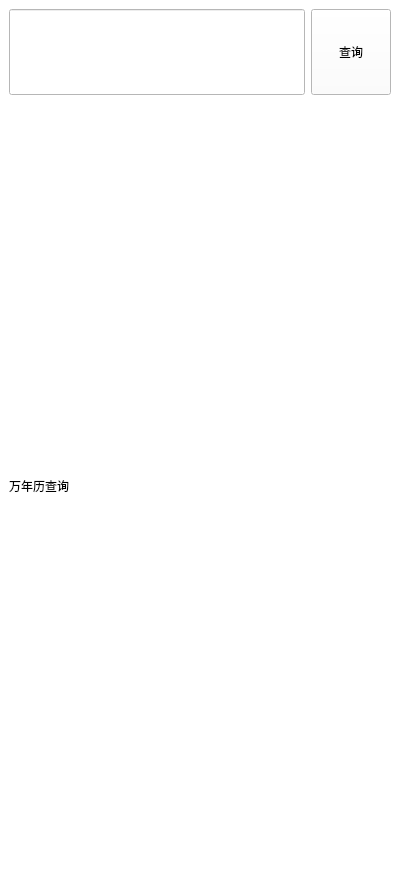
<?xml version="1.0" encoding="UTF-8"?>
<ui version="4.0">
 <class>ShopPage</class>
 <widget class="QWidget" name="ShopPage">
  <property name="geometry">
   <rect>
    <x>0</x>
    <y>0</y>
    <width>400</width>
    <height>879</height>
   </rect>
  </property>
  <property name="windowTitle">
   <string>Form</string>
  </property>
  <property name="styleSheet">
   <string notr="true">background-color: rgb(255, 255, 255);</string>
  </property>
  <layout class="QGridLayout" name="gridLayout">
   <property name="leftMargin">
    <number>0</number>
   </property>
   <property name="topMargin">
    <number>0</number>
   </property>
   <property name="rightMargin">
    <number>0</number>
   </property>
   <property name="bottomMargin">
    <number>0</number>
   </property>
   <property name="spacing">
    <number>0</number>
   </property>
   <item row="0" column="0">
    <widget class="QWidget" name="backgroundwidget" native="true">
     <layout class="QGridLayout" name="gridLayout_2" rowstretch="1,9">
      <item row="0" column="0">
       <layout class="QHBoxLayout" name="horizontalLayout">
        <item>
         <widget class="QLineEdit" name="lineEdit">
          <property name="sizePolicy">
           <sizepolicy hsizetype="Expanding" vsizetype="Expanding">
            <horstretch>0</horstretch>
            <verstretch>0</verstretch>
           </sizepolicy>
          </property>
         </widget>
        </item>
        <item>
         <widget class="QPushButton" name="pushButton_query">
          <property name="sizePolicy">
           <sizepolicy hsizetype="Minimum" vsizetype="Expanding">
            <horstretch>0</horstretch>
            <verstretch>0</verstretch>
           </sizepolicy>
          </property>
          <property name="styleSheet">
           <string notr="true">color: rgb(0, 0, 0);
font: 22pt &quot;微软雅黑&quot;;</string>
          </property>
          <property name="text">
           <string>查询</string>
          </property>
         </widget>
        </item>
       </layout>
      </item>
      <item row="1" column="0">
       <widget class="QLabel" name="label">
        <property name="styleSheet">
         <string notr="true">font: 24pt &quot;微软雅黑&quot;;
color: rgb(0, 0, 0);</string>
        </property>
        <property name="text">
         <string>万年历查询</string>
        </property>
        <property name="alignment">
         <set>Qt::AlignLeading|Qt::AlignLeft|Qt::AlignVCenter</set>
        </property>
        <property name="wordWrap">
         <bool>true</bool>
        </property>
       </widget>
      </item>
     </layout>
    </widget>
   </item>
  </layout>
 </widget>
 <resources/>
 <connections/>
</ui>
